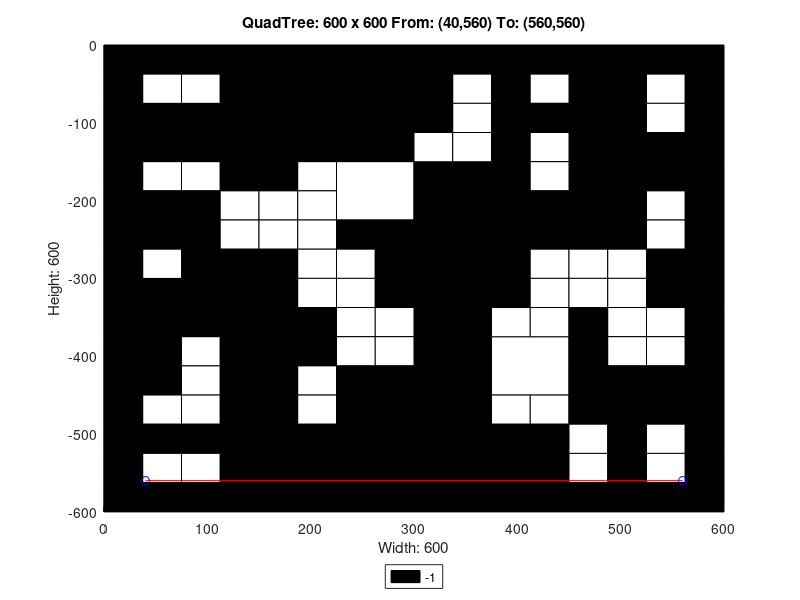

This chart was generated by the following MATLAB code:
axis([0 600 -600 0]);
title('QuadTree: 600 x 600 From: (40,560) To: (560,560)');
xlabel('Width: 600');
ylabel('Height: 600');
rectangle('Position',[150 -150 150 150], 'FaceColor',[0 0 0]);
rectangle('Position',[0 -150 75 75], 'FaceColor',[0 0 0]);
rectangle('Position',[75 -150 75 75], 'FaceColor',[0 0 0]);
rectangle('Position',[225 -225 75 75], 'FaceColor',[1 1 1]);
rectangle('Position',[450 -75 75 75], 'FaceColor',[0 0 0]);
rectangle('Position',[450 -150 75 75], 'FaceColor',[0 0 0]);
rectangle('Position',[300 -225 75 75], 'FaceColor',[0 0 0]);
rectangle('Position',[300 -300 75 75], 'FaceColor',[0 0 0]);
rectangle('Position',[450 -225 75 75], 'FaceColor',[0 0 0]);
rectangle('Position',[0 -375 75 75], 'FaceColor',[0 0 0]);
rectangle('Position',[75 -375 75 75], 'FaceColor',[0 0 0]);
rectangle('Position',[0 -450 75 75], 'FaceColor',[0 0 0]);
rectangle('Position',[225 -525 75 75], 'FaceColor',[0 0 0]);
rectangle('Position',[150 -600 75 75], 'FaceColor',[0 0 0]);
rectangle('Position',[225 -600 75 75], 'FaceColor',[0 0 0]);
rectangle('Position',[300 -375 75 75], 'FaceColor',[0 0 0]);
rectangle('Position',[300 -450 75 75], 'FaceColor',[0 0 0]);
rectangle('Position',[375 -450 75 75], 'FaceColor',[1 1 1]);
rectangle('Position',[300 -525 75 75], 'FaceColor',[0 0 0]);
rectangle('Position',[300 -600 75 75], 'FaceColor',[0 0 0]);
rectangle('Position',[375 -600 75 75], 'FaceColor',[0 0 0]);
rectangle('Position',[0 -37.5 37.5 37.5], 'FaceColor',[0 0 0]);
rectangle('Position',[37.5 -37.5 37.5 37.5], 'FaceColor',[0 0 0]);
rectangle('Position',[0 -75 37.5 37.5], 'FaceColor',[0 0 0]);
rectangle('Position',[37.5 -75 37.5 37.5], 'FaceColor',[1 1 1]);
rectangle('Position',[75 -37.5 37.5 37.5], 'FaceColor',[0 0 0]);
rectangle('Position',[112.5 -37.5 37.5 37.5], 'FaceColor',[0 0 0]);
rectangle('Position',[75 -75 37.5 37.5], 'FaceColor',[1 1 1]);
rectangle('Position',[112.5 -75 37.5 37.5], 'FaceColor',[0 0 0]);
rectangle('Position',[0 -187.5 37.5 37.5], 'FaceColor',[0 0 0]);
rectangle('Position',[37.5 -187.5 37.5 37.5], 'FaceColor',[1 1 1]);
rectangle('Position',[0 -225 37.5 37.5], 'FaceColor',[0 0 0]);
rectangle('Position',[37.5 -225 37.5 37.5], 'FaceColor',[0 0 0]);
rectangle('Position',[75 -187.5 37.5 37.5], 'FaceColor',[1 1 1]);
rectangle('Position',[112.5 -187.5 37.5 37.5], 'FaceColor',[0 0 0]);
rectangle('Position',[75 -225 37.5 37.5], 'FaceColor',[0 0 0]);
rectangle('Position',[112.5 -225 37.5 37.5], 'FaceColor',[1 1 1]);
rectangle('Position',[0 -262.5 37.5 37.5], 'FaceColor',[0 0 0]);
rectangle('Position',[37.5 -262.5 37.5 37.5], 'FaceColor',[0 0 0]);
rectangle('Position',[0 -300 37.5 37.5], 'FaceColor',[0 0 0]);
rectangle('Position',[37.5 -300 37.5 37.5], 'FaceColor',[1 1 1]);
rectangle('Position',[75 -262.5 37.5 37.5], 'FaceColor',[0 0 0]);
rectangle('Position',[112.5 -262.5 37.5 37.5], 'FaceColor',[1 1 1]);
rectangle('Position',[75 -300 37.5 37.5], 'FaceColor',[0 0 0]);
rectangle('Position',[112.5 -300 37.5 37.5], 'FaceColor',[0 0 0]);
rectangle('Position',[150 -187.5 37.5 37.5], 'FaceColor',[0 0 0]);
rectangle('Position',[187.5 -187.5 37.5 37.5], 'FaceColor',[1 1 1]);
rectangle('Position',[150 -225 37.5 37.5], 'FaceColor',[1 1 1]);
rectangle('Position',[187.5 -225 37.5 37.5], 'FaceColor',[1 1 1]);
rectangle('Position',[150 -262.5 37.5 37.5], 'FaceColor',[1 1 1]);
rectangle('Position',[187.5 -262.5 37.5 37.5], 'FaceColor',[1 1 1]);
rectangle('Position',[150 -300 37.5 37.5], 'FaceColor',[0 0 0]);
rectangle('Position',[187.5 -300 37.5 37.5], 'FaceColor',[1 1 1]);
rectangle('Position',[225 -262.5 37.5 37.5], 'FaceColor',[0 0 0]);
rectangle('Position',[262.5 -262.5 37.5 37.5], 'FaceColor',[0 0 0]);
rectangle('Position',[225 -300 37.5 37.5], 'FaceColor',[1 1 1]);
rectangle('Position',[262.5 -300 37.5 37.5], 'FaceColor',[0 0 0]);
rectangle('Position',[300 -37.5 37.5 37.5], 'FaceColor',[0 0 0]);
rectangle('Position',[337.5 -37.5 37.5 37.5], 'FaceColor',[0 0 0]);
rectangle('Position',[300 -75 37.5 37.5], 'FaceColor',[0 0 0]);
rectangle('Position',[337.5 -75 37.5 37.5], 'FaceColor',[1 1 1]);
rectangle('Position',[375 -37.5 37.5 37.5], 'FaceColor',[0 0 0]);
rectangle('Position',[412.5 -37.5 37.5 37.5], 'FaceColor',[0 0 0]);
rectangle('Position',[375 -75 37.5 37.5], 'FaceColor',[0 0 0]);
rectangle('Position',[412.5 -75 37.5 37.5], 'FaceColor',[1 1 1]);
rectangle('Position',[300 -112.5 37.5 37.5], 'FaceColor',[0 0 0]);
rectangle('Position',[337.5 -112.5 37.5 37.5], 'FaceColor',[1 1 1]);
rectangle('Position',[300 -150 37.5 37.5], 'FaceColor',[1 1 1]);
rectangle('Position',[337.5 -150 37.5 37.5], 'FaceColor',[1 1 1]);
rectangle('Position',[375 -112.5 37.5 37.5], 'FaceColor',[0 0 0]);
rectangle('Position',[412.5 -112.5 37.5 37.5], 'FaceColor',[0 0 0]);
rectangle('Position',[375 -150 37.5 37.5], 'FaceColor',[0 0 0]);
rectangle('Position',[412.5 -150 37.5 37.5], 'FaceColor',[1 1 1]);
rectangle('Position',[525 -37.5 37.5 37.5], 'FaceColor',[0 0 0]);
rectangle('Position',[562.5 -37.5 37.5 37.5], 'FaceColor',[0 0 0]);
rectangle('Position',[525 -75 37.5 37.5], 'FaceColor',[1 1 1]);
rectangle('Position',[562.5 -75 37.5 37.5], 'FaceColor',[0 0 0]);
rectangle('Position',[525 -112.5 37.5 37.5], 'FaceColor',[1 1 1]);
rectangle('Position',[562.5 -112.5 37.5 37.5], 'FaceColor',[0 0 0]);
rectangle('Position',[525 -150 37.5 37.5], 'FaceColor',[0 0 0]);
rectangle('Position',[562.5 -150 37.5 37.5], 'FaceColor',[0 0 0]);
rectangle('Position',[375 -187.5 37.5 37.5], 'FaceColor',[0 0 0]);
rectangle('Position',[412.5 -187.5 37.5 37.5], 'FaceColor',[1 1 1]);
rectangle('Position',[375 -225 37.5 37.5], 'FaceColor',[0 0 0]);
rectangle('Position',[412.5 -225 37.5 37.5], 'FaceColor',[0 0 0]);
rectangle('Position',[375 -262.5 37.5 37.5], 'FaceColor',[0 0 0]);
rectangle('Position',[412.5 -262.5 37.5 37.5], 'FaceColor',[0 0 0]);
rectangle('Position',[375 -300 37.5 37.5], 'FaceColor',[0 0 0]);
rectangle('Position',[412.5 -300 37.5 37.5], 'FaceColor',[1 1 1]);
rectangle('Position',[525 -187.5 37.5 37.5], 'FaceColor',[0 0 0]);
rectangle('Position',[562.5 -187.5 37.5 37.5], 'FaceColor',[0 0 0]);
rectangle('Position',[525 -225 37.5 37.5], 'FaceColor',[1 1 1]);
rectangle('Position',[562.5 -225 37.5 37.5], 'FaceColor',[0 0 0]);
rectangle('Position',[450 -262.5 37.5 37.5], 'FaceColor',[0 0 0]);
rectangle('Position',[487.5 -262.5 37.5 37.5], 'FaceColor',[0 0 0]);
rectangle('Position',[450 -300 37.5 37.5], 'FaceColor',[1 1 1]);
rectangle('Position',[487.5 -300 37.5 37.5], 'FaceColor',[1 1 1]);
rectangle('Position',[525 -262.5 37.5 37.5], 'FaceColor',[1 1 1]);
rectangle('Position',[562.5 -262.5 37.5 37.5], 'FaceColor',[0 0 0]);
rectangle('Position',[525 -300 37.5 37.5], 'FaceColor',[0 0 0]);
rectangle('Position',[562.5 -300 37.5 37.5], 'FaceColor',[0 0 0]);
rectangle('Position',[75 -412.5 37.5 37.5], 'FaceColor',[1 1 1]);
rectangle('Position',[112.5 -412.5 37.5 37.5], 'FaceColor',[0 0 0]);
rectangle('Position',[75 -450 37.5 37.5], 'FaceColor',[1 1 1]);
rectangle('Position',[112.5 -450 37.5 37.5], 'FaceColor',[0 0 0]);
rectangle('Position',[150 -337.5 37.5 37.5], 'FaceColor',[0 0 0]);
rectangle('Position',[187.5 -337.5 37.5 37.5], 'FaceColor',[1 1 1]);
rectangle('Position',[150 -375 37.5 37.5], 'FaceColor',[0 0 0]);
rectangle('Position',[187.5 -375 37.5 37.5], 'FaceColor',[0 0 0]);
rectangle('Position',[225 -337.5 37.5 37.5], 'FaceColor',[1 1 1]);
rectangle('Position',[262.5 -337.5 37.5 37.5], 'FaceColor',[0 0 0]);
rectangle('Position',[225 -375 37.5 37.5], 'FaceColor',[1 1 1]);
rectangle('Position',[262.5 -375 37.5 37.5], 'FaceColor',[1 1 1]);
rectangle('Position',[150 -412.5 37.5 37.5], 'FaceColor',[0 0 0]);
rectangle('Position',[187.5 -412.5 37.5 37.5], 'FaceColor',[0 0 0]);
rectangle('Position',[150 -450 37.5 37.5], 'FaceColor',[0 0 0]);
rectangle('Position',[187.5 -450 37.5 37.5], 'FaceColor',[1 1 1]);
rectangle('Position',[225 -412.5 37.5 37.5], 'FaceColor',[1 1 1]);
rectangle('Position',[262.5 -412.5 37.5 37.5], 'FaceColor',[1 1 1]);
rectangle('Position',[225 -450 37.5 37.5], 'FaceColor',[0 0 0]);
rectangle('Position',[262.5 -450 37.5 37.5], 'FaceColor',[0 0 0]);
rectangle('Position',[0 -487.5 37.5 37.5], 'FaceColor',[0 0 0]);
rectangle('Position',[37.5 -487.5 37.5 37.5], 'FaceColor',[1 1 1]);
rectangle('Position',[0 -525 37.5 37.5], 'FaceColor',[0 0 0]);
rectangle('Position',[37.5 -525 37.5 37.5], 'FaceColor',[0 0 0]);
rectangle('Position',[75 -487.5 37.5 37.5], 'FaceColor',[1 1 1]);
rectangle('Position',[112.5 -487.5 37.5 37.5], 'FaceColor',[0 0 0]);
rectangle('Position',[75 -525 37.5 37.5], 'FaceColor',[0 0 0]);
rectangle('Position',[112.5 -525 37.5 37.5], 'FaceColor',[0 0 0]);
rectangle('Position',[0 -562.5 37.5 37.5], 'FaceColor',[0 0 0]);
rectangle('Position',[37.5 -562.5 37.5 37.5], 'FaceColor',[1 1 1]);
rectangle('Position',[0 -600 37.5 37.5], 'FaceColor',[0 0 0]);
rectangle('Position',[37.5 -600 37.5 37.5], 'FaceColor',[0 0 0]);
rectangle('Position',[75 -562.5 37.5 37.5], 'FaceColor',[1 1 1]);
rectangle('Position',[112.5 -562.5 37.5 37.5], 'FaceColor',[0 0 0]);
rectangle('Position',[75 -600 37.5 37.5], 'FaceColor',[0 0 0]);
rectangle('Position',[112.5 -600 37.5 37.5], 'FaceColor',[0 0 0]);
rectangle('Position',[150 -487.5 37.5 37.5], 'FaceColor',[0 0 0]);
rectangle('Position',[187.5 -487.5 37.5 37.5], 'FaceColor',[1 1 1]);
rectangle('Position',[150 -525 37.5 37.5], 'FaceColor',[0 0 0]);
rectangle('Position',[187.5 -525 37.5 37.5], 'FaceColor',[0 0 0]);
rectangle('Position',[375 -337.5 37.5 37.5], 'FaceColor',[0 0 0]);
rectangle('Position',[412.5 -337.5 37.5 37.5], 'FaceColor',[1 1 1]);
rectangle('Position',[375 -375 37.5 37.5], 'FaceColor',[1 1 1]);
rectangle('Position',[412.5 -375 37.5 37.5], 'FaceColor',[1 1 1]);
rectangle('Position',[450 -337.5 37.5 37.5], 'FaceColor',[1 1 1]);
rectangle('Position',[487.5 -337.5 37.5 37.5], 'FaceColor',[1 1 1]);
rectangle('Position',[450 -375 37.5 37.5], 'FaceColor',[0 0 0]);
rectangle('Position',[487.5 -375 37.5 37.5], 'FaceColor',[1 1 1]);
rectangle('Position',[525 -337.5 37.5 37.5], 'FaceColor',[0 0 0]);
rectangle('Position',[562.5 -337.5 37.5 37.5], 'FaceColor',[0 0 0]);
rectangle('Position',[525 -375 37.5 37.5], 'FaceColor',[1 1 1]);
rectangle('Position',[562.5 -375 37.5 37.5], 'FaceColor',[0 0 0]);
rectangle('Position',[450 -412.5 37.5 37.5], 'FaceColor',[0 0 0]);
rectangle('Position',[487.5 -412.5 37.5 37.5], 'FaceColor',[1 1 1]);
rectangle('Position',[450 -450 37.5 37.5], 'FaceColor',[0 0 0]);
rectangle('Position',[487.5 -450 37.5 37.5], 'FaceColor',[0 0 0]);
rectangle('Position',[525 -412.5 37.5 37.5], 'FaceColor',[1 1 1]);
rectangle('Position',[562.5 -412.5 37.5 37.5], 'FaceColor',[0 0 0]);
rectangle('Position',[525 -450 37.5 37.5], 'FaceColor',[0 0 0]);
rectangle('Position',[562.5 -450 37.5 37.5], 'FaceColor',[0 0 0]);
rectangle('Position',[375 -487.5 37.5 37.5], 'FaceColor',[1 1 1]);
rectangle('Position',[412.5 -487.5 37.5 37.5], 'FaceColor',[1 1 1]);
rectangle('Position',[375 -525 37.5 37.5], 'FaceColor',[0 0 0]);
rectangle('Position',[412.5 -525 37.5 37.5], 'FaceColor',[0 0 0]);
rectangle('Position',[450 -487.5 37.5 37.5], 'FaceColor',[0 0 0]);
rectangle('Position',[487.5 -487.5 37.5 37.5], 'FaceColor',[0 0 0]);
rectangle('Position',[450 -525 37.5 37.5], 'FaceColor',[1 1 1]);
rectangle('Position',[487.5 -525 37.5 37.5], 'FaceColor',[0 0 0]);
rectangle('Position',[525 -487.5 37.5 37.5], 'FaceColor',[0 0 0]);
rectangle('Position',[562.5 -487.5 37.5 37.5], 'FaceColor',[0 0 0]);
rectangle('Position',[525 -525 37.5 37.5], 'FaceColor',[1 1 1]);
rectangle('Position',[562.5 -525 37.5 37.5], 'FaceColor',[0 0 0]);
rectangle('Position',[450 -562.5 37.5 37.5], 'FaceColor',[1 1 1]);
rectangle('Position',[487.5 -562.5 37.5 37.5], 'FaceColor',[0 0 0]);
rectangle('Position',[450 -600 37.5 37.5], 'FaceColor',[0 0 0]);
rectangle('Position',[487.5 -600 37.5 37.5], 'FaceColor',[0 0 0]);
rectangle('Position',[525 -562.5 37.5 37.5], 'FaceColor',[1 1 1]);
rectangle('Position',[562.5 -562.5 37.5 37.5], 'FaceColor',[0 0 0]);
rectangle('Position',[525 -600 37.5 37.5], 'FaceColor',[0 0 0]);
rectangle('Position',[562.5 -600 37.5 37.5], 'FaceColor',[0 0 0]);
X=[560,40];
Y=[-560,-560];
hold on;
plot(X,Y,'r');
plot(X,Y,'bo');
legend('-1','Location','southoutside');
